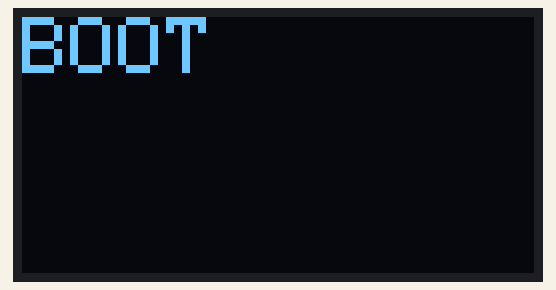
Simulated run of this sketch. Board: Arduino Uno, built with avr-gcc and run on an emulated ATmega328P. On the bench: 128×64 one-colour display. No radio packets arrive unless stated; what the sketch prints to the serial monitor is not drawn.

Above: at 0.1 s.
At 2.1 s:
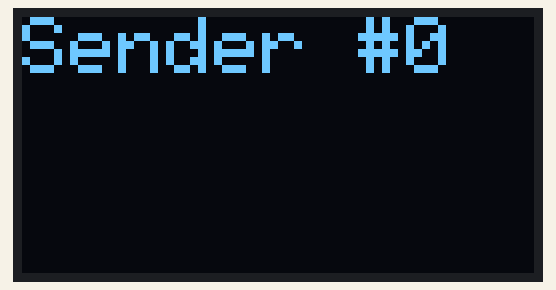

The sketch:

sender.ino
```cpp
#include <Wire.h>
#include <SSD1306Ascii.h>
#include <SSD1306AsciiWire.h>

#include <RF24_config.h>
#include <nRF24L01.h>
#include <SPI.h>
#include <RF24.h>

#include <SoftwareSerial.h>

#define I2C_ADDRESS 0x3C
SSD1306AsciiWire display = SSD1306AsciiWire();

RF24 radio = RF24(9, 10);
static const int senderAdd[2] = { 0xF0F0F0F0AA, 0xF0F0F0F066 };

static const int sender = 0;

bool oledAvailable = true;

#define FRAME_SIZE 6
#define PAYLOAD_SIZE 32

int buffer[PAYLOAD_SIZE];
int bufferIndex = 0;

#define SERIAL_DATA_RATE 115200

void initDisplay()
{


    if (!oledAvailable)
    {
        return;
    }

    Serial.println(F("Init OLED"));
    Wire.begin();
    display.begin(&Adafruit128x64, I2C_ADDRESS);
    display.set400kHz();
    display.setFont(Adafruit5x7);
    display.set2X();
    display.clear();
    display.setCursor(0, 0);
	display.print(F("BOOT"));
    Serial.println(F("OLED ready"));
}


void setup()
{
	clearBuffer(buffer, FRAME_SIZE);

    Serial.begin(SERIAL_DATA_RATE);
    Serial.println(F("Setup"));


    initDisplay();

    delay(1000);
    Serial.print(F("BOOT "));
    Serial.println(sender);

    radio.begin();
    radio.setPALevel(RF24_PA_HIGH);
	radio.setDataRate(RF24_2MBPS);
    radio.openWritingPipe(senderAdd[sender]);
    radio.stopListening();
	delay(1000);
	display.setCursor(0, 0);
	display.print(F("Sender #"));
	display.print(sender);
}

void displayBuffer(int* buff, int len)
{
    if (oledAvailable)
    {
		display.set2X();
		display.setCursor(0, 2);
		display.clearToEOL();

        for (int i = 0; i < len; ++i)
        {
			int b = buff[i];
			if (b == '#')
			{
				display.print(F("#"));
			}
			else
			{
				display.print(buff[i], HEX);
			}
        }
    }

    Serial.print(F("Buffer: "));
    Serial.println((char*)buff);
}

void displaySendStatus(bool success)
{
    if (!oledAvailable)
    {
        return;
    }

	display.set2X();
    int x = 128 - 2 * 6;
    int y = 0;
    // clear the char
	display.setCursor(x, y);
    display.clear(x, x + 2 * 6, y, y + 2 * 8);

    if (success)
    {
        display.print(F("^"));
    }
    else
    {
        display.print(F("x"));
    }
}

void clearBuffer(int* buff, int len)
{
	for (int i = 0; i < len; i++)
	{
		buff[i] = 0;
	}
}

void sendBuffer(int* buff, int len)
{
	//displayBuffer(buff, len);
	bool sendResult = radio.write(buff, PAYLOAD_SIZE);
	//displaySendStatus(sendResult);
}

void nextByte(int b)
{
	if (b == '#')
	{
		if (bufferIndex == FRAME_SIZE)
		{
			sendBuffer(buffer, FRAME_SIZE);
			clearBuffer(buffer, FRAME_SIZE);
		}

		// a new frame is starting
		bufferIndex = 0;
	}
	else if (bufferIndex >= FRAME_SIZE)
	{
		bufferIndex = 0;
	}

	buffer[bufferIndex] = b;
	bufferIndex++;


}

unsigned int count;
void loop()
{
	while (Serial.available())
	{
		int b = Serial.read();
		nextByte(b);
	}
}
```
